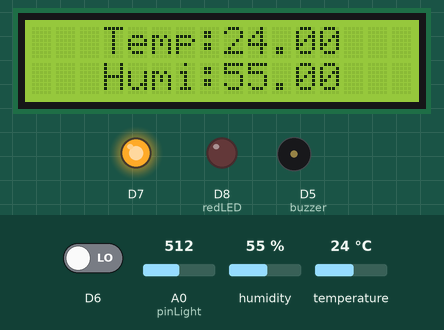
The sketch below on a simulated ESP8266 (NodeMCU). Parts: 16×2 character LCD, output pins drawn as LEDs (lit = HIGH), buzzer (waves = sounding). The test bench sets the inputs (shaded band); at power-on: humidity 55 %, temperature 24 °C, A0 (pinLight) = 512, D6 LOW. WiFi joins after 1.5 s; servers stay silent unless stated; what the sketch prints to the serial monitor is not drawn.

Above: at 2.7 s.
2.8 s: humidity set to 22 %
At 16.5 s:
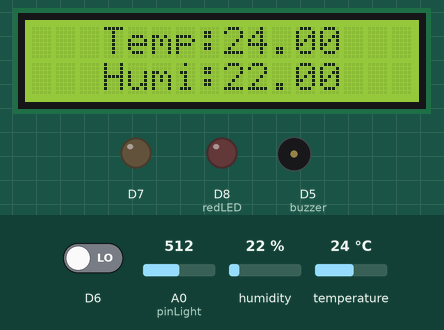
16.8 s: temperature set to 12 °C
At 30.6 s:
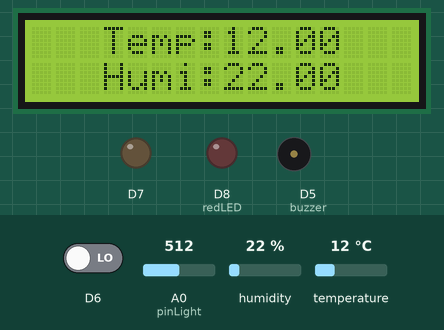
30.8 s: A0 (pinLight) set to 882
41.3 s: A0 (pinLight) set to 908
At 41.52 s:
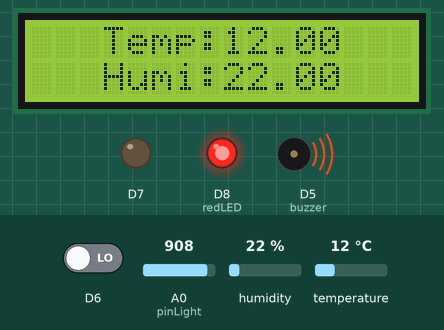
51.8 s: D6 driven HIGH
At 59.8 s:
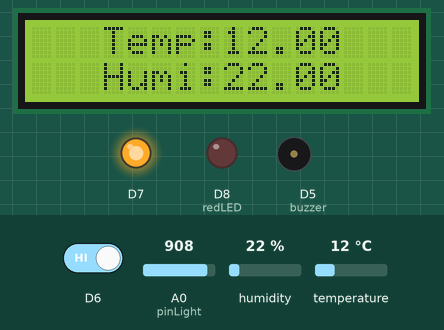
62.3 s: humidity set to 40 %
At 64.3 s:
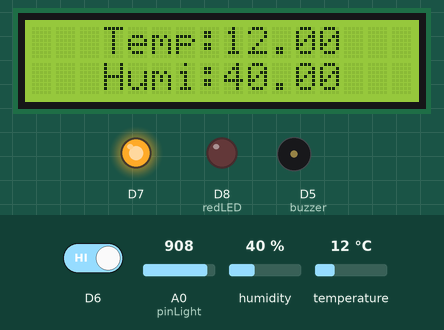
Timing chart, 0 to 65.8 s (numbered marks = the images above; inputs shaded):
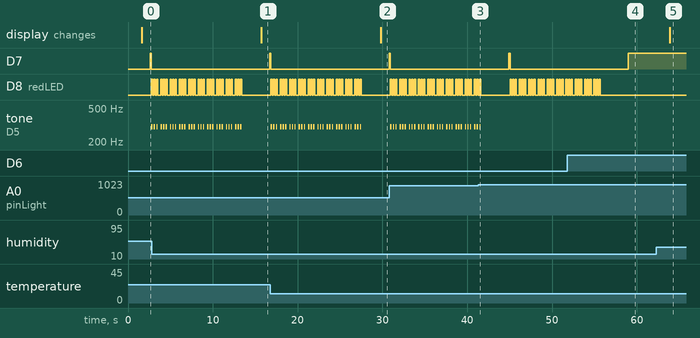

Measured:
- the behaviour switches between 900 and 901 on A0 (pinLight) (found by bisection; images 2 and 3)
- after the input at 2.8 s, the display: changes after 12.9 s (image 1)
- after the input at 16.8 s, the display: changes after 13.0 s (image 2)
- after the input at 41.3 s, tone on D5 (buzzer): goes on until 41.6 s, then stays silent
- after the input at 51.8 s, D7: goes on until 59.0 s, then stays HIGH; D8 (redLED): goes on until 55.7 s, then stays LOW
- after the input at 62.3 s, the display: changes after 1.6 s (image 5)
- by itself, D8 (redLED): repeats every 1.1 s: 2 × (LOW 0.15 s, HIGH 0.15 s), LOW 0.35 s, HIGH 0.15 s, until it stays LOW from 27.5 s
- by itself, tone on D5 (buzzer): repeats every 1.1 s: 2 × (silent 0.15 s, 300 Hz 0.15 s), silent 0.35 s, 300 Hz 0.15 s, until it stays silent from 27.5 s

The sketch:

finalProject2.ino
```cpp
#include "FirebaseESP8266.h" // 반드시 파이어베이스 라이브러리를 먼저 추가해야 합니다.
#include <ESP8266WiFi.h>
#define FIREBASE_HOST "https://guardko99-e2e63-default-rtdb.firebaseio.com/"
#define FIREBASE_AUTH "gUVlZqPSn510tUYaFDKOOyLBzF12hSbI7rMGXyVW"
#define WIFI_SSID "guardko99's Galaxy S21 5G" // 연결 가능한 wifi의 ssid
#define WIFI_PASSWORD "guardko99" // wifi 비밀번호

FirebaseData firebaseData;
FirebaseJson json;

#include <DHT11.h>
#include <Wire.h>
#include <LiquidCrystal_I2C.h>

#define pinLight A0
#define pin D2
#define buzzer D5
#define redLED D8
#define bluLED D11
#define leftSwitch D12
int i,j;

LiquidCrystal_I2C lcd(0x3F, 16, 2);
DHT11 dht11(pin);

void printResult(FirebaseData &data);

void alertBuzzer(){
  for(i=0;i<10;i++){
    for(j=0;j<3;j++){
      digitalWrite(redLED,HIGH);
      digitalWrite(bluLED,LOW);
      tone(buzzer,300);
      delay(150);
      digitalWrite(redLED,LOW);
      digitalWrite(bluLED,LOW);
      noTone(buzzer);
      delay(150);
    }
    delay(200);
  }
}

void alertNoBuzzer(){
  for(i=0;i<10;i++){
    for(j=0;j<3;j++){
      digitalWrite(redLED,HIGH);
      digitalWrite(bluLED,LOW);
      delay(150);
      digitalWrite(redLED,LOW);
      digitalWrite(bluLED,LOW);
      delay(150);
    }
    delay(200);
  }
}

void setup()
{
  Serial.begin(9600);

  WiFi.begin(WIFI_SSID, WIFI_PASSWORD);
  Serial.println();
  Serial.print("Connecting to WiFi");
  while (WiFi.status() != WL_CONNECTED)
  {
    Serial.print(".");
    delay(500);
  }
  Serial.println();
  Serial.print("Connected with IP: ");
  Serial.println(WiFi.localIP());
  Serial.println();

  pinMode(redLED, OUTPUT);
  pinMode(bluLED, OUTPUT);

  Firebase.begin(FIREBASE_HOST, FIREBASE_AUTH);
  Firebase.reconnectWiFi(true);

  firebaseData.setBSSLBufferSize(1024, 1024);
  firebaseData.setResponseSize(1024);
  Firebase.setReadTimeout(firebaseData, 1000 * 60);
  Firebase.setwriteSizeLimit(firebaseData, "tiny");

  lcd.begin();
  lcd.backlight();
  pinMode(redLED,OUTPUT);
  pinMode(bluLED,OUTPUT);
  pinMode(buzzer,OUTPUT);
  pinMode(leftSwitch,INPUT);
}

void loop(){
  int err;
  float temp,humi;
  String condition, warning;
  bool appear=false;

  if((err=dht11.read(humi,temp))==0){
    if(temp>=25&&humi>=70){
      lcd.setCursor(0,0);
      lcd.print("    ");
      lcd.setCursor(4,0);
      lcd.print("Beware of");
      lcd.setCursor(0,1);
      lcd.print("      ");
      lcd.setCursor(6,1);
      lcd.print("Bugs!");
      lcd.setCursor(11,1);
      lcd.print("  ");
      warning="Beware of Bugs!";
    }

    else{
      lcd.setCursor(3,0);
      lcd.print("Temp:");
      lcd.setCursor(8,0);
      lcd.print(temp);
      lcd.setCursor(3,1);
      lcd.print("Humi:");
      lcd.setCursor(8,1);
      lcd.print(humi);
      warning="No Warning.";
    }
  }

  delay(DHT11_RETRY_DELAY);

  digitalWrite(redLED, LOW);
  digitalWrite(bluLED, HIGH);

  int light=analogRead(pinLight);
  int readSwitch=digitalRead(leftSwitch);

  if(light<=900){
    condition="Bright";
    if(readSwitch==LOW){
      appear=true;
      Firebase.setBool(firebaseData, "Whether bugs appear", appear);
      alertBuzzer();
    }
  }

  else{
    condition="Dark";
    if(readSwitch==LOW){
      appear=true;
      Firebase.setBool(firebaseData, "Whether bugs appear", appear);
      alertNoBuzzer();
      }
  }
  appear=false;
  Firebase.setBool(firebaseData, "Whether bugs appear", appear);

  Firebase.setInt(firebaseData, "Brightness", light);
  Firebase.setFloat(firebaseData, "Temperature", temp);
  Firebase.setFloat(firebaseData, "Humidity", humi);
  Firebase.setString(firebaseData, "Condition in the Room", condition);
  Firebase.setString(firebaseData, "Warning", warning);

  delay(1000); // 1초마다 반복
}
```
